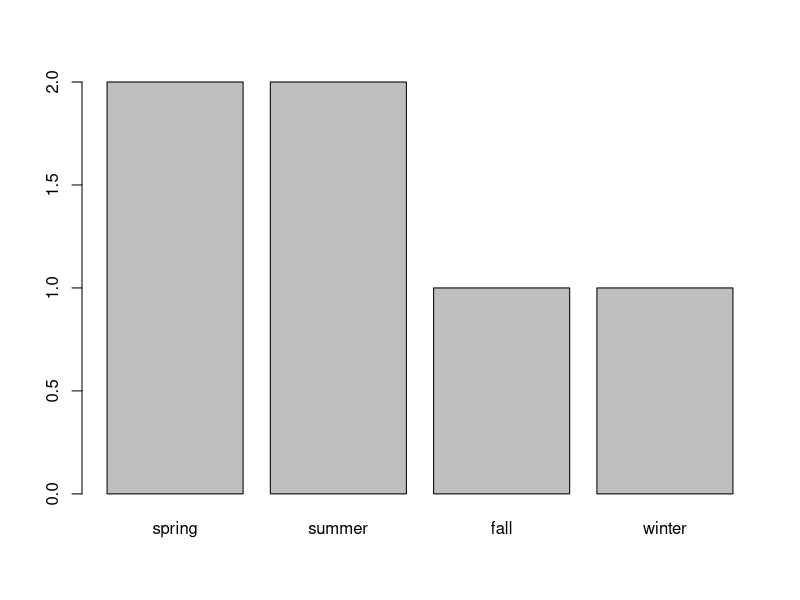

Here is the R script that generated this plot:
# 2022-12-26
# Chapter2 데이터 객체 실습 코드

### 2.2 벡터
## 2,2,1 벡터 이해
# vector: 1차원 형태의 데이터를 저장할 수 있는 저장소
# 같은 자료형을 가져야함.
# C()함수를 이용해 벡터 생성
# 숫자와 문자를 동일한 벡터에 저장하면 숫자는 문자로 변경됨
# 데이터 테이블에서 각각의 열을 생성한다고 생각

v1 <- c(1, 2, 3, 4, 5)             # 숫자형 벡터
v2 <- c("a", "b", "C")             # 문자형 벡터
v3 <- c(TRUE, FALSE, FALSE)        # 논리형 벡터
v4 <- c(1, 2, 3, "a", "b", "c")    # 문자형 벡터

print(v1) # [1] 1 2 3 4 5
print(v2) # [1] "a" "b" "C"
print(v3) # [1]  TRUE FALSE FALSE
print(v4) # [1] "1" "2" "3" "a" "b" "c"


# 벡터를 결합해 새로운 벡터 생성 가능
v5 <- c(6, 7, 8, 9, 10)
v6 <- c(v1, v5)

print(v6) # [1]  1  2  3  4  5  6  7  8  9 10


# 연속적인 데이터 생성시 콜론 이용. [1, 15] 범위, 1 간격 씩 증가
v7 <- 1:15

print(v7) #  [1]  1  2  3  4  5  6  7  8  9 10 11 12 13 14 15


# seq(from, to, by)
# from ~ to 사이의 by 만큼의 텀을 가진 시퀀스 생성
# 자세한 reference는 help에서 제공
v8 <- seq(1, 10, 2) # v8 <- seq(to=10, by=2, from=1) 과 동일

print(v8) # [1] 1 3 5 7 9


# rep(x, ...)
# 반복된 숫자로 이루어진 벡터 생성
v9 <- rep(1:5, times=3)
v10 <- rep(1:5, each=3)

print(v9)  #  [1] 1 2 3 4 5 1 2 3 4 5 1 2 3 4 5
print(v10) #  [1] 1 1 1 2 2 2 3 3 3 4 4 4 5 5 5


## 2.2.2 인덱스(index)
# 벡터에 저장된 각각의 값들을 구별하기 위해 앞쪽의 값부터 시작하여 부여한 순서값
# R 언어에서 인덱스는 1부터 시작

v <- c(6, 8, 1, 9, 7)
print(v[1]) # [1] 6
print(v[6]) # [1] NA

## 2.2.3 원소값 추출
# 인덱스로 vector에 사용된 모든 함수를 사용할 수 있음

# v의 1, 3, 5번 인덱스의 값 출력
print(v[c(1, 3, 5)])    # [1] 6 1 7

# v의 1:3 번 인덱스의 값들 출력
print(v[1:3])           # [1] 6 8 1

# v의 2~5 번 인덱스의 값을 2씩 건너뛰며 출력
print(v[seq(2, 5, 2)])  # [1] 8 9

# v의 1번 인덱스의 값을 10번 반복하여 출력
print(v[rep(1, 10)])    # [1] 6 6 6 6 6 6 6 6 6 6

# v의 1, 3, 4번 인덱스의 값을 각각 10번씩 출력
print(v[rep(c(1, 3, 4), each=10)]) #  [1] 6 6 6 6 6 6 6 6 6 6 1 1 1 1 1 1 1 1 1 1 9 9 9 9 9 9 9 9 9 9

# v의 5번 인덱스를 제외한 나머지 값 출력
print(v[-5])            # [1] 6 8 1 9

# v의 2, 4번 인덱스를 제외한 나머지 값 출력
print(v[-c(2, 4)])      # [1] 6 1 7


## 2.2.4 벡터의 산술연산
# 벡터에 대한 산술연산은 벡터의 모든 값들에 대한 연산으로 바뀌어 실행
# 벡터와 벡터 간 연산은 대응되는 위치에 있는 값끼리의 연산으로 바뀌어 실행됨
# 벡터 간 연산 중 벡터의 길이가 서로 다른 경우 짧은 벡터를 처음부터 반복시켜 억지로 늘린 뒤 계산
v11 <- c(3, 7, 6)
v12 <- c(4, 2, 8)
v13 <- 1:5
print(v11 + 2)   # [1] 5 9 8
print(v11 - v12) # [1] -1  5 -2

# 벡터의 길이가 서로 다르므로 길이가 짧은 v11을 처음부터 반복시켜 억지로 늘린 뒤 계산함
# v11 : 3 7 6 (3 7)
# v13 : 1 2 3  4 5
# res : 4 9 9  7 12
print(v11 + v13) # [1]  4  9  9  7 12


## 벡터에 적용 가능한 함수
# sum : 합계
print(sum(1:100))        # [1] 5050
# mean : 평균
print(mean(1:100))       # [1] 50.5
# median : 전체 값의 중간값
print(median(1:100))     # [1] 50.5
# max : 최댓값
print(max(1:100))        # [1] 100
# min : 최솟값
print(min(1:100))        # [1] 1
# var : 분산(variance)
print(var(1:100))        # [1] 841.6667
# sd : 표준편차(standard deviation) 분산에 루트를 씌운 것 == sqrt(var())
print(sd(1:100))         # [1] 29.01149
print(sqrt(var(1:100)))  # [1] 29.01149
# length : 벡터에 포함된 값들의 개수
print(length(1:100))     # [1] 100


## 2.2.5 논리연산자
# 등호와 부등호는 (>, <, >=, <=, ==, !=)로 동일함
# and는 &, or는 | 하나로 표현됨
# 논리연산도 벡터에 포함된 각각의 값에 대한 연산으로 바뀌어 실행됨

# 각 원소가 5보다 크거나 같으면 TRUE, 아니면 FALSE 출력
v14 <- 1:10
print(v14 >= 5)           # [1] FALSE FALSE FALSE FALSE  TRUE  TRUE  TRUE  TRUE  TRUE  TRUE

# table() 함수를 통해 FALSE와 TRUE의 개수를 테이블 형태로 출력 가능
table(v14 >= 5)

# 인덱스 안에 논리연산자가 포함되면 TRUE에 해당하는 값들만 반환함
print(v14[v14 >= 5])      # [1]  5  6  7  8  9 10

# 논리값이 산술연산에 사용되면 TRUE는 1로, FALSE는 0으로 간주됨
# TRUE의 개수를 합한 값이 출력. 결과적으로 조건을 만족하는 값의 개수를 출력.
print(sum(v14 >= 5))      # [1] 6

# v14에서 5보다 크거나 같은 값들의 합계 출력
print(sum(v14[v14 >= 5])) # [1] 45


## 2.2.6 리스트
# 서로 다른 자료형의 값들을 1차원 배열에 저장하고 다룰 수 있도록 함
# list() 함수를 이용하여 리스트 생성
# 리스트에 저장된 값은 [[]]를 사용하거나, 리스트이름$값의이름 의 형태로 추출 가능
myinfo <-list(name="kim", age=25, smoking="FALSE", score=c(90,95,100))
print(myinfo[[1]])
print(myinfo$score)


## 2.2.7 팩터(factor)
# 문자형 데이터가 저장된 벡터의 한 종류
# 문자형 벡터를 만든 뒤 factor() 함수를 이용하여 팩터를 생성
fav_season <- c("spring", "fall", "winter", "summer", "summer", "spring")
table(fav_season)
fac_fav_season <- factor(fav_season)
table(fac_fav_season)

# 벡터를 이용해 팩터를 생성할 때 파라미터로 levels를 지정하면 순서를 지정할 수 있음
fac2_fav_season <- factor(fav_season, levels=c("spring", "summer", "fall", "winter"))
table(fac2_fav_season)
barplot(table(fac2_fav_season)) # barplot() 함수를 이용해 막대 그래프로 시각적으로 표현 가능

# levels() 함수는 팩터에 저장된 값들의 종류를 알려줌
print(levels(fac2_fav_season))

# 팩터는 사전에 정의된 값 외에 다른 값들은 입력하지 못하도록 함
fac2_fav_season[7] = "summer"
print(fac2_fav_season)
fac2_fav_season[8] = "abc"     # Warning message:
                               # In `[<-.factor`(`*tmp*`, 8, value = "abc") :
                               #   요인의 수준(factor level)이 올바르지 않아 NA가 생성되었습니다.

print(fac2_fav_season)         # [1] spring fall   winter summer summer spring summer <NA>  


### 2.3 행렬(matrix)과 데이터프레임(data frame)
# 1차원 데이터: 단일 주제의 데이터 <- 벡터
# 2차원 데이터: 여러 주제의 데이터(여러개의 열을 가짐) <- 매트릭스, 데이터프레임

## 2.3.1 행렬 이해
# 2차원 테이블 형태의 자료구조
# 모든 셀에 저장되는 값은 동일한 자료형이어야 함
# matrix() 함수를 이용하여 행렬 생성
  # 매개변수 nrow, ncol : 행렬의 행과 열의 개수 지정
  # 매개변수 byrow : TRUE인 경우 행렬에 저장될 값들을 행 방향으로 채움. 기본값은 FALSE, 열 방향으로 채워짐

m1 <- matrix(1:20, nrow=4, ncol=5)  # 1:20와 nrow만 인자로 넘겨도 매트릭스는 생성됨. 1:20과 ncol만 넘겨도 마찬가지
m2 <- matrix(1:20, nrow=4, ncol=5, byrow=TRUE)
print(m1)
print(m2)

# 2개의 인덱스 값으로 행렬의 원소 추출 가능
# [행, 열]과 같이 사용
# 행 또는 열을 지정하지 않는 경우 입력한 열 또는 행 전체를 추출
print(m1[2, 4]) # 2행 4열의 값 출력
print(m1[3, ])  # 3행 전체 출력
print(m1[, 5])  # 5열 전체 출력
print(m1[,])    # 모든 행, 열을 출력(매트릭스 전체 출력)

# rbind(), cbind() 함수를 이용해 벡터 또는 행렬 결합 가능
# rbind() : row 방향으로 붙임 (아래에 결합)
# cbind() : column 방향으로 붙임 (오른쪽에 결합)
m3 <- rbind(m1, m2)
m4 <- cbind(m1, m2)
m5 <- cbind(m1, c(1:4))
print(m3)
print(m4)
print(m5)

# rownames(), colnames() 함수를 이용해 행과 열에 이름을 지정할 수 있음
score <- matrix(c(80, 67, 74,
                  82, 95, 88,
                  75, 84, 82),
                nrow = 3, ncol = 3, byrow = TRUE)
rownames(score) <- c("Kim", "Lee", "Park")
colnames(score) <- c("Kor", "Eng", "Math")
print(score)
print(rownames(score))
print(colnames(score))


## 2.3.2 데이터프레임 이해
# 서로 다른 형태의 데이터를 2차원 데이터 형태로 묶을 수 있는 자료구조
# 행렬 : 저장되는 모든 값이 동일한 자료형
# 데이터프레임 : 서로 다른 자료형의 값을 함께 저장할 수 있음
# 다만 데이터프레임은 특정 열의 값들은 자료형이 동일해야함. 데이터테이블에서 각 열의 데이터가 동일한 특성을 가짐과 같음
# 여러개의 벡터를 결합하는 형태로, 각각의 열을 생성해 결합함
# data.frame() 함수를 이용해 생성

df1 <- data.frame(name = c("Kim", "Lee", "Park", "Choi"),
                  age = c(24, 25, 22, 27),
                  btype = factor(c("A", "B", "O", "B")),
                  religion = c(TRUE, FALSE, TRUE, TRUE))
print(df1)

# 매트릭스와 동일한 방법으로 데이터 추출 가능
print(df1[1, 2])   # 1행 2열에 위치한 값 출력
print(df1[, 3])    # 3열의 모든 값 출력
print(df1[, 1:2])  # 여러개의 행 또는 열 추출 가능
print(df1[, c(2, 4)])    # 여러개의 행 또는 열 추출 가능
print(df1[, "religion"]) # 인덱스에서 열의 이름으로도 접근 가능

# 데이터프레임에서는 열의 이름을 통해 열 데이터를 추출할 수 있음
# `(데이터프레임 이름)$(열 이름)`
print(df1$btype)

# cbind()와 rbind()를 이용해 벡터 또는 데이터프레임과 결합 가능
df2 <- cbind(df1, c("dog", "cat", "bird", "dog"))
colnames(df2)[5] <- "pet"  # 새로 추가된 5번째 열에 "pet" 이라는 이름 지정. 
                           # 지정하지 않을 시 열의 이름으로 벡터 자체가 들어감
print(df2)


## 2.3.3 행렬과 데이터프레임 다루기
print(iris)                     # iris는 기본으로 제공되는 data set
print(dim(iris))                # dim() : 행과 열의 개수 출력
print(nrow(iris))               # nrow() : 행의 개수 출력
print(ncol(iris))               # ncol() : 열의 개수 출력
print(colnames(iris))           # colnames() : 열 이름 출력, names()와 결과 동일
print(head(iris))               # head() : 데이터셋의 앞부분 일부 출력
print(head(iris, n=10))         # parameter로 n을 주어 미리보기 개수 지정 가능
print(tail(iris))               # tail() : 데이터셋의 뒷부분 일부 출력
print(str(iris))                # str() : 데이터셋의 요약 정보 출력

print(iris[, 5])                # iris[, "Species"] 와 동일한 결과 출력 <- 열의 이름으로 접근 가능
print(unique(iris[, 5]))        # unique() : 어떤 결과에서 중복을 제거하여 데이터 보여줌
print(table(iris[, "Species"])) # table()을 통해 빈도 체크

print(colSums(iris[, -5]))      # 각 열별 합계 출력
print(colMeans(iris[, -5]))     # 각 열별 평균 출력
print(rowSums(iris[, -5]))      # 각 행별 합계 출력
print(rowMeans(iris[, -5]))     # 각 행별 평균 출력


# subset() 함수 이용하여 조건에 맞는 행과 열의 값 추출할 수 있음
  # 매개변수 subset : 행에 대한 조건 지정. 조건이 TRUE인 값들만 추출하여 출력됨
  # 매개변수 select ; 추출하고자하는 열 지정
iris.new1 <- subset(iris, Species == "setosa")
iris.new2 <- subset(iris, subset = Sepal.Length > 5.0 & Sepal.Width > 4.0)
iris.new3 <- subset(iris, select = c("Sepal.Length", "Sepal.Width"))

print(iris.new1)
print(iris.new2)
print(iris.new3)


## 행렬 및 데이터프레임 산술 연산
# 벡터와 마찬가지로 행렬이나 데이터프레임도 각 원소에 대한 연산으로 바뀌어 실행됨
# 행렬간의 연산은 동일한 위치에 있는 값끼리의 연산으로 바뀌어 실행되므로 두 행렬의 크기가 같아야함.
m1 <- matrix(1:20, nrow = 4, ncol = 5)    # 4x5 행렬
m2 <- matrix(21:40, nrow = 4, ncol = 5)   # 4x5 행렬

print(m1 + 2)   # m1의 모든 원소에 2를 더한 매트릭스 출력
print(m2 * 3)   # m2의 모든 원소에 3을 곱한 매트릭스 출력
print(m1 + m2)  # m1과 m2의 모든 원소들을 각각 더한 매트릭스 출력. 두 매트릭스 크기가 같아야함.
print(m1 * m2)  # m1과 m2의 모든 원소들을 각각 곱함. 진정한 의미의 행렬곱(%*%)은 아님.

m3 <- matrix(1:6, nrow = 2, ncol = 3)     # 2x3 행렬
m4 <- matrix(1:12, nrow = 3, ncol = 4)    # 3x4 행렬
print(m3 %*% m4)                          # 실제 행렬곱을 위해 %*% 연산자 사용
                                          # m3의 column 수와 m4의 row 수가 같아야 행렬곱 가능

print(t(m1))    # t() 함수를 사용해 전치행렬 출력 가능


### 2.4 외부 파일 읽기 및 쓰기
# 2.4.1. 작업 폴더 설정
# setwd() 함수를 이용하여 작업할 폴더의 경로 지정
rootDir = "C:/R-2022"
dataDir = "/dataSet"
dataPath = paste0(rootDir, dataDir)
setwd(dataPath)

# 2.4.2. 외부 파일 읽기
# read.csv() 함수를 이용해 외부에 있는 csv 파일을 불러옴. dataFrame으로 불러와짐
data <- read.csv("StudentSurvey.csv")
head(data)

# 2.4.3. 외부 파일 쓰기
# write.csv() 함수를 이용해 외부로 csv 파일을 저장
smoking <- subset(data, Smoke=="Yes")
write.csv(smoking, "smoking.csv")


